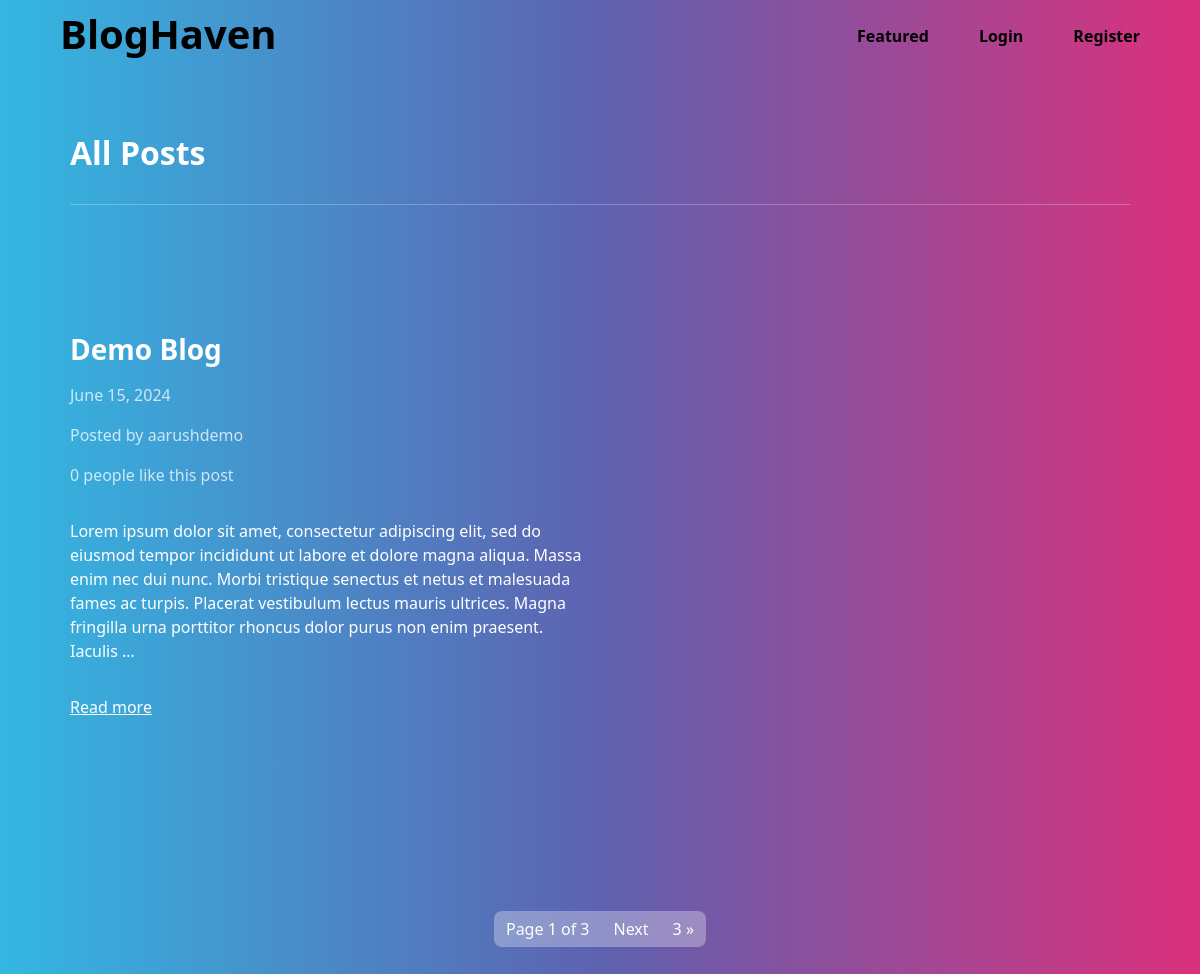
Screenshot of /blog/ with the database file from the repository.
### blog/models.py (models this page shows)
class Article(models.Model):
    title = models.CharField(max_length=255)
    content = HTMLField() #Makes use of the rich text editor
    date = models.DateField(auto_now_add=True) #Auto sets the date to current date
    author = models.ForeignKey(User, on_delete=models.CASCADE) #If we delete the user, all the relationships to these are also deleted
    featured = models.BooleanField(default=False)
    likes = models.ManyToManyField(User, related_name='likes', blank=True) #Blank=True makes it so that this field isn't required

### blog/views.py (the view)
# urls.py: path('', Index.as_view(), name='index'),
class Index(ListView):
    model = Article
    queryset = Article.objects.all().order_by('-date')
    template_name = 'index.html'
    paginate_by = 1

### templates/index.html (shortened to what this page needs)
{% extends "base.html" %}
{% block content %}
<h2>All Posts</h2>
<hr>
{% for object in object_list %}
<div class="row">
    <div class="col-md-6 col-12 mt-5 mb-5">
        <h3 class="fw-bold">{{ object.title }} </h3>
        <p class = "text-muted"> {{ object.date }} </p>
        <p class="text-muted">Posted by {{ object.author.username }} </p>
        {% if object.likes.count == 1 %}
            <p class="text-muted"> {{ object.likes.count }} person likes this post </p>
        {% else %}
            <p class="text-muted"> {{ object.likes.count }} people like this post </p>
        {% endif %}
        <div class="my-3">
            {{ object.content|truncatewords_html:50|safe }}
        </div>
        <a href="{% url 'detail_article' object.id %}">Read more</a>
    </div>
</div>
{% endfor %}
<div>
    <ul class="pagination">
        <div class="mx-auto d-flex flex-row mt-5">
            <li class="page-item">
                <a class="page-link" href="#">Page {{ page_obj.number}} of {{ page_obj.paginator.num_pages }}</a>
            </li>
            {% if page_obj.has_next %}
            <li class="page-item">
                <a class="page-link" href="?page={{ page_obj.next_page_number }}"> Next </a>
            </li>
            {% endif %}
            {% if page_obj.has_next %}
            <li class="page-item">
                <a class="page-link" href="?page={{ page_obj.paginator.num_pages }}">{{ page_obj.paginator.num_pages }} &raquo; </a>
            </li>
            {% endif %}
        </div>
    </ul>
</div>
{% endblock content %}

### templates/base.html (style rules this page uses)
h2 { font-size: xx-large; }

### rows the page displays
Article: title "Demo Blog", date "June 15, 2024", author.username "aarushdemo", likes.count "0", content "Lorem ipsum dolor sit amet, consectetur adipiscing elit, sed do eiusmod tempor incididunt ut labore et dolore magna aliqua. Massa enim nec dui nunc. Morbi tristique senectus et netus et malesuada fames ac turpis. Placerat vestibulum lectus mauris ultrices. Magna fringilla urna porttitor rhoncus dolor purus non enim praesent. Iaculis …"

### other values shown
{{ page_obj.number }} "1"
{{ page_obj.paginator.num_pages }} "3"
